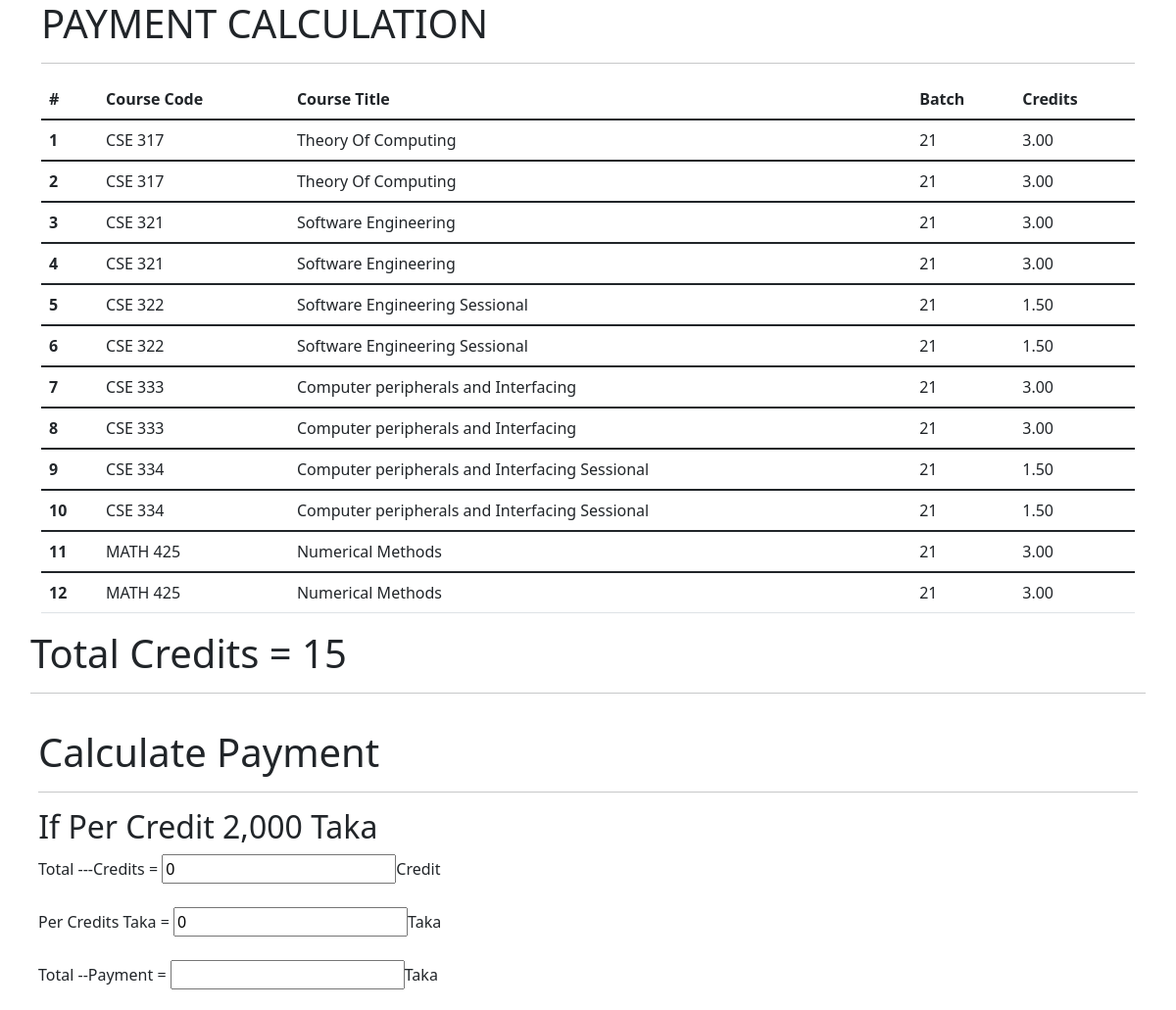
The app's page /all_emp with its own data.
### Payment_I_O/models.py (models this page shows)
class Course(models.Model):
    Course_Code = models.CharField(max_length=100)
    Course_Title = models.CharField(max_length=100)
    dept = models.ForeignKey(Department, on_delete=models.CASCADE)
    Batch = models.ForeignKey(Batch, on_delete=models.CASCADE)
    Credits = models.CharField(max_length=100, null=False)
    def __str__(self):
        return "%s %s %s" %(self.Course_Code, self.Course_Title, self.Batch)

class Batch(models.Model):
    name = models.CharField(max_length=100, null=False)
    def __str__(self):
        return self.name

### Payment_I_O/views.py (the view)
# urls.py: path('all_emp', views.all_emp, name='all_emp'),
def all_emp(request):
    emps = Course.objects.all()
    context = {
        'emps': emps
    }
    print(context)
    return render(request, 'All_Course.html', context)

### Payment_I_O/templates/All_Course.html (shortened to what this page needs)
<!DOCTYPE html>
<html lang="en">
<head>
  <link href="https://cdn.jsdelivr.net/npm/bootstrap@5.1.3/dist/css/bootstrap.min.css" rel="stylesheet">
</head>
  <body>
  <div class="container">
          <h1>PAYMENT CALCULATION</h1>
      <hr>
     <table class="table table-green">
  <thead>
    <tr>
      <th scope="col">#</th>
      <th scope="col">Course Code</th>
      <th scope="col">Course Title</th>
      <th scope="col">Batch</th>
      <th scope="col">Credits</th>
    </tr>
  </thead>
         {% for emp in emps %}
  <tbody>
    <tr>
      <th scope="row">{{emp.id}}</th>
      <td>{{emp.Course_Code}}</td>
      <td>{{emp.Course_Title}}</td>
      <td>{{emp.Batch.name}}</td>
      <td>{{emp.Credits}}</td>
    </tr>
  </tbody>
         {% endfor %}
</table>
</div>
<div class="container" style="padding:1px">
  <div class="row">
    <div class="col-15">
      <h1>Total Credits = 15</h1>
      <hr>
  </div>
  <div class="container" style="padding:20px">
    <div class="row">
      <div class="col-15">
        <h1>Calculate Payment</h1>
        <hr>
        <h2 style="padding:0.25px">If Per Credit 2,000 Taka</h2>
      </div>
      <div class="col-10">
      <div>Total ---Credits = <input class="forn-control" type="number" name="one" id="one" value="0" onchange="multiply();">Credit</div><br/>
      <div>Per Credits Taka = <input class="forn-control" type="number" name="two" id="two" value="0" onchange="multiply();">Taka</div><br/>
      <div>Total --Payment = <input class="forn-control" type="text" name="total" id="total">Taka</div>
      </div>
    </div>
  </div>
  </body>
</html>

### records on screen
Course: id "1", Course_Code "CSE 317", Course_Title "Theory Of Computing", Batch.name "21", Credits "3.00"
Course: id "2", Course_Code "CSE 317", Course_Title "Theory Of Computing", Batch.name "21", Credits "3.00"
Course: id "3", Course_Code "CSE 321", Course_Title "Software Engineering", Batch.name "21", Credits "3.00"
Course: id "4", Course_Code "CSE 321", Course_Title "Software Engineering", Batch.name "21", Credits "3.00"
Course: id "5", Course_Code "CSE 322", Course_Title "Software Engineering Sessional", Batch.name "21", Credits "1.50"
Course: id "6", Course_Code "CSE 322", Course_Title "Software Engineering Sessional", Batch.name "21", Credits "1.50"
Course: id "7", Course_Code "CSE 333", Course_Title "Computer peripherals and Interfacing", Batch.name "21", Credits "3.00"
Course: id "8", Course_Code "CSE 333", Course_Title "Computer peripherals and Interfacing", Batch.name "21", Credits "3.00"
Course: id "9", Course_Code "CSE 334", Course_Title "Computer peripherals and Interfacing Sessional", Batch.name "21", Credits "1.50"
Course: id "10", Course_Code "CSE 334", Course_Title "Computer peripherals and Interfacing Sessional", Batch.name "21", Credits "1.50"
Course: id "11", Course_Code "MATH 425", Course_Title "Numerical Methods", Batch.name "21", Credits "3.00"
Course: id "12", Course_Code "MATH 425", Course_Title "Numerical Methods", Batch.name "21", Credits "3.00"
